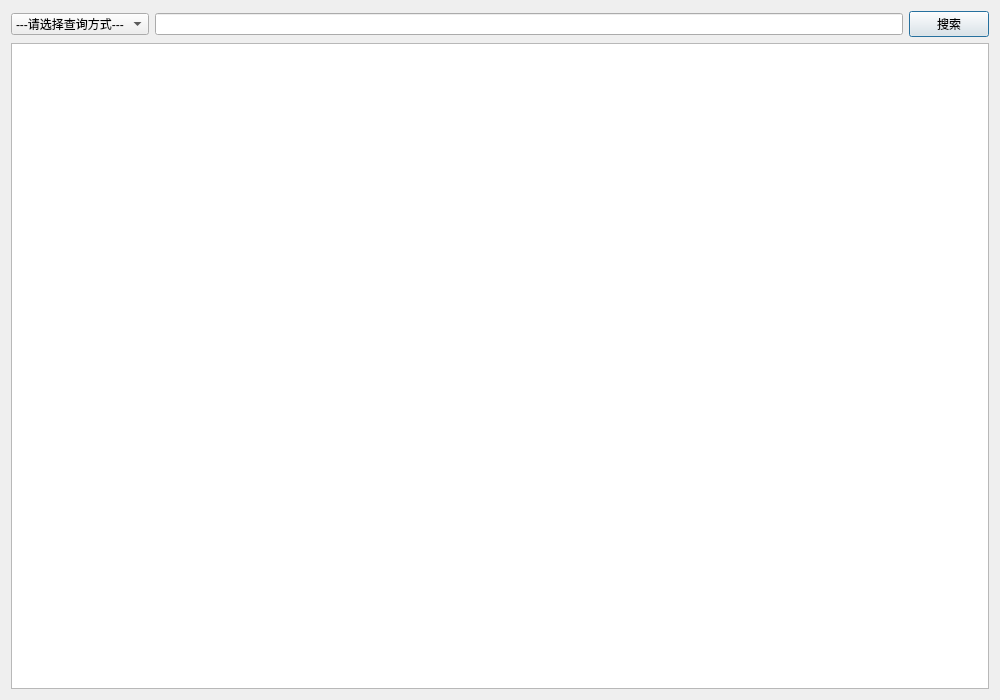
<?xml version="1.0" encoding="UTF-8"?>
<ui version="4.0">
 <class>search</class>
 <widget class="QDialog" name="search">
  <property name="geometry">
   <rect>
    <x>0</x>
    <y>0</y>
    <width>1000</width>
    <height>700</height>
   </rect>
  </property>
  <property name="minimumSize">
   <size>
    <width>1000</width>
    <height>700</height>
   </size>
  </property>
  <property name="maximumSize">
   <size>
    <width>1000</width>
    <height>700</height>
   </size>
  </property>
  <property name="windowTitle">
   <string>查询影碟信息</string>
  </property>
  <layout class="QVBoxLayout" name="verticalLayout">
   <item>
    <layout class="QHBoxLayout" name="horizontalLayout">
     <item>
      <widget class="QComboBox" name="comboBox">
       <item>
        <property name="text">
         <string>---请选择查询方式---</string>
        </property>
       </item>
       <item>
        <property name="text">
         <string>影碟名称</string>
        </property>
       </item>
       <item>
        <property name="text">
         <string>影碟ID</string>
        </property>
       </item>
      </widget>
     </item>
     <item>
      <widget class="QLineEdit" name="lineEdit"/>
     </item>
     <item>
      <widget class="QPushButton" name="pushButton">
       <property name="text">
        <string>搜索</string>
       </property>
      </widget>
     </item>
    </layout>
   </item>
   <item>
    <widget class="QTableView" name="tableView"/>
   </item>
  </layout>
 </widget>
 <resources/>
 <connections/>
</ui>
